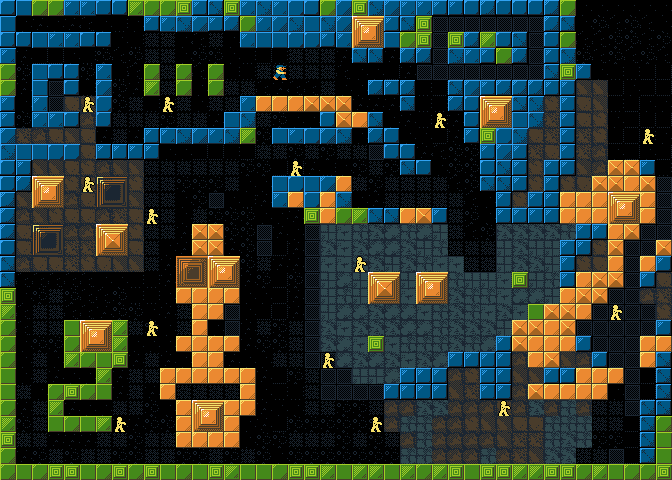

A 2D game scene composited from a Tiled map and its tileset images. What follows is a short description and the map's XML, with every tile layer's data as written:
An orthogonal 42x30 tile map with 16x16 px tiles, 2 tile layers (tiles, objects), 2 tilesets.

<map version="1.0" orientation="orthogonal" renderorder="right-down" width="42" height="30" tilewidth="16" tileheight="16" nextobjectid="1">
 <tileset firstgid="1" name="layerBG" tilewidth="16" tileheight="16" tilecount="72" columns="8">
  <image source="../layerBG.png" width="128" height="144" />
 </tileset>
 <tileset firstgid="73" name="editor_obj" tilewidth="16" tileheight="16" tilecount="16" columns="4">
  <image source="../editor_obj.png" width="64" height="64" />
 </tileset>
 <layer name="tiles" width="42" height="30">
  <data encoding="csv">
20,27,25,25,28,28,20,20,26,25,25,23,19,22,23,28,31,28,29,20,25,30,23,31,30,28,28,19,19,20,21,20,20,20,21,25,4,4,4,4,4,4,
27,4,1,4,1,2,4,5,4,19,28,31,30,19,21,25,28,30,31,27,31,30,43,44,19,22,23,8,8,8,8,8,8,8,21,22,4,3,2,3,2,4,
20,20,27,28,28,20,20,4,5,7,7,4,2,7,4,28,27,27,29,29,19,28,51,52,27,25,23,8,23,21,26,20,22,8,20,25,2,2,3,3,2,3,
28,1,6,6,4,5,3,2,3,7,7,4,3,3,4,5,6,5,7,7,7,1,22,22,1,21,21,8,31,28,19,25,21,8,19,31,3,2,3,2,3,2,
25,3,27,20,20,3,28,5,2,25,7,25,2,25,5,5,7,7,7,7,7,2,4,4,6,1,8,8,8,8,8,8,8,8,22,23,19,4,5,5,6,6,
25,1,27,8,20,5,30,3,1,26,7,25,4,25,7,7,2,1,2,2,7,4,4,21,19,21,5,6,22,30,19,21,21,21,19,19,10,10,6,4,6,6,
19,4,28,8,9,11,29,3,7,5,5,7,4,7,7,28,33,33,33,32,32,32,1,1,1,22,5,5,21,20,43,44,22,31,11,19,9,10,5,6,4,4,
19,3,28,28,20,13,20,7,7,7,3,7,7,1,27,31,7,3,4,4,20,32,33,22,4,1,5,5,1,20,51,52,27,31,12,19,9,11,4,6,6,6,
30,12,13,9,10,9,1,7,1,19,28,31,30,28,31,26,3,27,28,29,30,31,4,21,20,4,4,6,1,19,23,29,31,9,12,19,12,11,6,6,5,4,
31,27,27,29,29,9,19,19,19,19,4,4,6,6,5,6,7,7,3,7,3,7,7,8,20,20,1,2,3,3,19,30,19,12,9,19,12,13,4,6,4,6,
20,19,10,10,9,11,13,10,10,7,7,7,7,7,7,3,3,6,6,1,5,4,3,7,3,22,20,4,3,3,20,22,19,11,19,19,10,13,32,32,19,5,
20,21,43,44,11,9,47,48,11,7,7,3,3,3,7,4,4,27,29,27,30,33,7,3,7,7,7,7,2,3,22,22,19,11,19,11,9,32,32,33,32,8,
21,10,51,52,13,9,55,56,10,7,7,4,3,8,4,5,1,28,33,29,33,31,4,1,7,7,7,7,7,2,4,19,11,19,19,33,33,33,43,44,33,8,
21,13,10,11,9,9,13,12,9,7,7,4,7,3,3,3,4,4,1,23,33,25,26,22,22,33,32,19,7,3,4,19,19,19,19,33,33,33,51,52,33,8,
21,9,47,48,13,13,41,42,11,7,7,1,32,32,3,3,8,1,4,8,17,18,14,15,16,14,16,17,7,2,3,15,15,15,15,14,19,19,33,32,8,8,
20,9,55,56,12,12,49,50,9,7,4,1,32,32,1,3,8,6,1,8,15,18,15,16,16,15,17,14,7,7,7,17,15,17,17,19,19,11,32,8,8,32,
22,13,9,9,12,11,9,10,10,7,1,45,46,43,44,3,7,1,1,8,18,18,15,15,17,15,14,18,18,7,7,17,15,15,17,19,11,9,33,8,33,19,
22,2,2,2,2,2,4,4,5,5,1,53,54,51,52,1,3,6,3,8,17,16,17,41,42,17,43,44,14,17,17,18,23,17,14,19,33,32,32,8,19,9,
23,4,3,7,3,2,2,3,5,5,4,33,33,33,33,4,4,6,1,8,17,14,17,49,50,18,51,52,15,14,14,18,16,16,17,33,32,32,8,8,13,12,
26,2,7,7,2,2,1,3,3,4,1,7,33,33,8,4,6,6,1,8,17,16,16,15,16,16,18,14,15,14,18,15,18,24,32,32,33,8,8,8,8,11,
25,2,7,7,24,43,44,26,7,3,4,7,33,4,8,1,7,3,7,8,15,18,15,15,15,16,16,14,15,15,15,17,32,32,33,32,8,8,8,8,8,19,
25,4,3,3,25,51,52,26,4,4,4,33,33,33,33,1,3,3,7,8,15,16,18,23,18,14,14,14,15,14,16,19,32,33,33,33,19,8,8,8,33,33,
25,4,7,4,26,25,24,23,1,7,1,4,33,33,1,4,4,7,7,8,8,16,15,16,15,18,15,16,19,19,19,19,13,33,32,10,13,19,8,8,33,22,
24,4,7,1,4,4,26,1,7,7,33,33,33,33,33,33,1,6,3,7,8,8,17,17,16,19,19,19,13,11,19,19,10,10,19,19,33,33,33,8,6,22,
24,7,4,25,23,25,24,1,7,1,33,7,7,7,7,33,4,5,5,7,8,8,8,8,19,19,19,19,10,12,19,19,13,32,33,33,33,33,4,8,6,22,
25,1,7,26,1,4,4,7,7,3,4,33,43,44,33,33,1,4,4,7,7,3,3,7,13,13,15,15,13,13,13,9,13,15,13,14,13,7,7,8,22,22,
26,3,7,24,25,24,26,1,1,3,3,33,51,52,33,4,1,6,3,3,3,3,3,3,13,14,14,13,13,11,10,10,9,9,14,14,14,7,7,6,22,25,
23,7,7,1,1,1,7,7,3,7,7,33,33,33,33,4,3,3,7,7,7,3,7,3,7,13,14,13,13,13,13,10,12,12,14,15,14,3,3,6,22,24,
25,1,3,7,3,7,7,3,3,7,7,3,3,7,3,7,3,4,3,3,3,3,3,3,3,14,14,13,13,13,14,13,12,10,15,15,7,7,8,6,22,24,
25,24,25,23,23,24,25,23,25,23,24,25,24,23,26,24,24,25,23,23,26,24,26,26,24,26,25,26,23,24,23,23,26,26,23,23,25,26,24,25,25,23
</data>
 </layer>
 <layer name="objects" width="42" height="30">
  <data encoding="csv">
0,0,0,0,0,0,0,0,0,0,0,0,0,0,0,0,0,0,0,0,0,0,0,0,0,0,0,0,0,0,0,0,0,0,0,0,0,0,0,0,0,0,
0,0,0,0,0,0,0,0,0,0,0,0,0,0,0,0,0,0,0,0,0,0,0,0,0,0,0,0,0,0,0,0,0,0,0,0,0,0,0,0,0,0,
0,0,0,0,0,0,0,0,0,0,0,0,0,0,0,0,0,0,0,0,0,0,0,0,0,0,0,0,0,0,0,0,0,0,0,0,0,0,0,0,0,0,
0,0,0,0,0,0,0,0,0,0,0,0,0,0,0,0,0,0,0,0,0,0,0,0,0,0,0,0,0,0,0,0,0,0,0,0,0,0,0,0,0,0,
0,0,0,0,0,0,0,0,0,0,0,0,0,0,0,0,0,73,0,0,0,0,0,0,0,0,0,0,0,0,0,0,0,0,0,0,0,0,0,0,0,0,
0,0,0,0,0,0,0,0,0,0,0,0,0,0,0,0,0,0,0,0,0,0,0,0,0,0,0,0,0,0,0,0,0,0,0,0,0,0,0,0,0,0,
0,0,0,0,0,77,0,0,0,0,77,0,0,0,0,0,0,0,0,0,0,0,0,0,0,0,0,0,0,0,0,0,0,0,0,0,0,0,0,0,0,0,
0,0,0,0,0,0,0,0,0,0,0,0,0,0,0,0,0,0,0,0,0,0,0,0,0,0,0,77,0,0,0,0,0,0,0,0,0,0,0,0,0,0,
0,0,0,0,0,0,0,0,0,0,0,0,0,0,0,0,0,0,0,0,0,0,0,0,0,0,0,0,0,0,0,0,0,0,0,0,0,0,0,0,77,0,
0,0,0,0,0,0,0,0,0,0,0,0,0,0,0,0,0,0,0,0,0,0,0,0,0,0,0,0,0,0,0,0,0,0,0,0,0,0,0,0,0,0,
0,0,0,0,0,0,0,0,0,0,0,0,0,0,0,0,0,0,77,0,0,0,0,0,0,0,0,0,0,0,0,0,0,0,0,0,0,0,0,0,0,0,
0,0,0,0,0,77,0,0,0,0,0,0,0,0,0,0,0,0,0,0,0,0,0,0,0,0,0,0,0,0,0,0,0,0,0,0,0,0,0,0,0,0,
0,0,0,0,0,0,0,0,0,0,0,0,0,0,0,0,0,0,0,0,0,0,0,0,0,0,0,0,0,0,0,0,0,0,0,0,0,0,0,0,0,0,
0,0,0,0,0,0,0,0,0,77,0,0,0,0,0,0,0,0,0,0,0,0,0,0,0,0,0,0,0,0,0,0,0,0,0,0,0,0,0,0,0,0,
0,0,0,0,0,0,0,0,0,0,0,0,0,0,0,0,0,0,0,0,0,0,0,0,0,0,0,0,0,0,0,0,0,0,0,0,0,0,0,0,0,0,
0,0,0,0,0,0,0,0,0,0,0,0,0,0,0,0,0,0,0,0,0,0,0,0,0,0,0,0,0,0,0,0,0,0,0,0,0,0,0,0,0,0,
0,0,0,0,0,0,0,0,0,0,0,0,0,0,0,0,0,0,0,0,0,0,77,0,0,0,0,0,0,0,0,0,0,0,0,0,0,0,0,0,0,0,
0,0,0,0,0,0,0,0,0,0,0,0,0,0,0,0,0,0,0,0,0,0,0,0,0,0,0,0,0,0,0,0,0,0,0,0,0,0,0,0,0,0,
0,0,0,0,0,0,0,0,0,0,0,0,0,0,0,0,0,0,0,0,0,0,0,0,0,0,0,0,0,0,0,0,0,0,0,0,0,0,0,0,0,0,
0,0,0,0,0,0,0,0,0,0,0,0,0,0,0,0,0,0,0,0,0,0,0,0,0,0,0,0,0,0,0,0,0,0,0,0,0,0,77,0,0,0,
0,0,0,0,0,0,0,0,0,77,0,0,0,0,0,0,0,0,0,0,0,0,0,0,0,0,0,0,0,0,0,0,0,0,0,0,0,0,0,0,0,0,
0,0,0,0,0,0,0,0,0,0,0,0,0,0,0,0,0,0,0,0,0,0,0,0,0,0,0,0,0,0,0,0,0,0,0,0,0,0,0,0,0,0,
0,0,0,0,0,0,0,0,0,0,0,0,0,0,0,0,0,0,0,0,77,0,0,0,0,0,0,0,0,0,0,0,0,0,0,0,0,0,0,0,0,0,
0,0,0,0,0,0,0,0,0,0,0,0,0,0,0,0,0,0,0,0,0,0,0,0,0,0,0,0,0,0,0,0,0,0,0,0,0,0,0,0,0,0,
0,0,0,0,0,0,0,0,0,0,0,0,0,0,0,0,0,0,0,0,0,0,0,0,0,0,0,0,0,0,0,0,0,0,0,0,0,0,0,0,0,0,
0,0,0,0,0,0,0,0,0,0,0,0,0,0,0,0,0,0,0,0,0,0,0,0,0,0,0,0,0,0,0,77,0,0,0,0,0,0,0,0,0,0,
0,0,0,0,0,0,0,77,0,0,0,0,0,0,0,0,0,0,0,0,0,0,0,77,0,0,0,0,0,0,0,0,0,0,0,0,0,0,0,0,0,0,
0,0,0,0,0,0,0,0,0,0,0,0,0,0,0,0,0,0,0,0,0,0,0,0,0,0,0,0,0,0,0,0,0,0,0,0,0,0,0,0,0,0,
0,0,0,0,0,0,0,0,0,0,0,0,0,0,0,0,0,0,0,0,0,0,0,0,0,0,0,0,0,0,0,0,0,0,0,0,0,0,0,0,0,0,
0,0,0,0,0,0,0,0,0,0,0,0,0,0,0,0,0,0,0,0,0,0,0,0,0,0,0,0,0,0,0,0,0,0,0,0,0,0,0,0,0,0
</data>
 </layer>
</map>